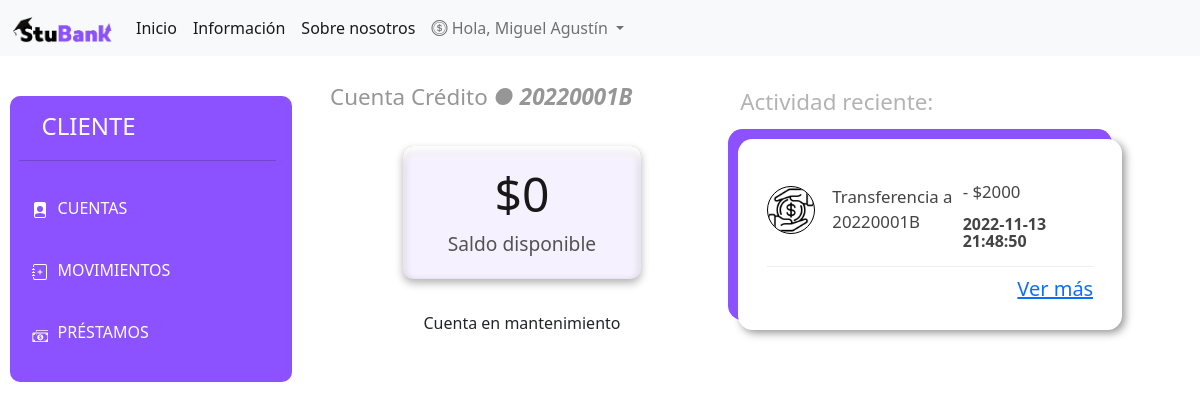
The page /cliente/cuenta.php?cl=20220001B (signed in) on the database its author committed.
### tables this page shows
CREATE TABLE `cuentas` (
  `id_cuenta` int(11) NOT NULL,
  `nCliente` varchar(9) NOT NULL,
  `cuenta` varchar(10) NOT NULL,
  `tipo` varchar(1) NOT NULL,
  `titulo` varchar(20) NOT NULL,
  `saldo` double NOT NULL DEFAULT 0
);

CREATE TABLE `transacciones` (
  `id_mov` int(11) NOT NULL,
  `cTramitador` varchar(9) NOT NULL,
  `solicitante` varchar(9) DEFAULT NULL,
  `cOrigen` varchar(20) NOT NULL,
  `cDestino` varchar(20) NOT NULL,
  `tipo` varchar(20) NOT NULL,
  `cantidad` double NOT NULL,
  `referencia` varchar(7) DEFAULT NULL,
  `motivo` varchar(20) DEFAULT NULL,
  `fecha` datetime NOT NULL DEFAULT current_timestamp()
);

### cliente/cuenta.php (the view, shortened to what this page needs)
<?php
    include('../view/conexion.php');
    $cl = $_REQUEST['cl'];
    $obtC = "SELECT * FROM cuentas WHERE cuenta = '$cl' LIMIT 1";
    $resC = $mysqli->query($obtC);
    $cue = $resC->fetch_all(MYSQLI_ASSOC);
    foreach ($cue as $cu) {
    }
    $nCuenta = $cu["cuenta"];
    $titulo = $cu["titulo"];
    $saldo = $cu["saldo"];
    $obtH = "SELECT * FROM transacciones WHERE cOrigen = '$cl' OR cDestino = '$cl' ORDER BY fecha DESC";
    $resultado = mysqli_query($mysqli,$obtH);
    $datos = $resultado->fetch_all(MYSQLI_ASSOC);
?>
<!DOCTYPE html>
<html lang="es">
<head>
    <link rel="stylesheet" href="../src/css/menu.css">
    <link rel="stylesheet" href="../src/css/ficha.css">
    <link href="https://cdn.jsdelivr.net/npm/bootstrap@5.2.0/dist/css/bootstrap.min.css" rel="stylesheet">
    <link rel="stylesheet" href="https://cdn.jsdelivr.net/npm/bootstrap-icons@1.9.1/font/bootstrap-icons.css">
</head>
<header>
    <?php include('../view/navbar.php'); ?>
</header>
<body>
    <div class="row">
        <?php include('menu.php');?>
        <div class="col-md-4" style="margin-left:1.5rem;">
            <div class="tit2">
                <p style="display:inline;">Cuenta <?=$titulo;?></p><p style="display:inline; font-style: italic; font-weight: bold;"> &#9679 <?=$nCuenta;?></p>
            </div>
            <div class="contBotones">
                <div class="tarjeta">
                <p class="saldoCN">$<?=$saldo?></p>
                <p class="saldoC">Saldo disponible</p>
                </div>
            </div>
            <?php if($titulo == "Crédito"){?>
                <div class="contBotones">
                    Cuenta en mantenimiento
                </div>
            <?php }?>
        </div>
        <div class="col-md-4">
            <div class="tit">
                <p>Actividad reciente:</p>
            </div>
            <div class="cont-purp2" style="margin-bottom: 3rem; align-items: center; align-content: center; align-self: center;">
                <u class="histoContainer">
                    <div class="row">
                            <?php foreach($datos as $dato):
                                $tipo=$dato['tipo'];?>
                                <?php if($tipo == 'Transferencia'){?>
                                    <li class="columnasC">
                                        <div class="histo-img">
                                            <img src="/src/transferencia.png">
                                        </div>
                                        <div class="col clases">
                                            <p><?=$dato['tipo']?> a <?=$dato['cDestino']?></p>
                                        </div>
                                        <div class="col clases2">
                                            <p>- $<?=$dato['cantidad']?></p>
                                            <p class="fechaD"><?=$dato['fecha']?></p>
                                        </div>
                                    </li>
                                <?php }?>
                            <?php endforeach ?>
                            <?php if ($datos != NULL){ ?>
                                <li class="columnasC2">
                                    <h5><a class="histBtn"href="/cliente/movimientos.php">Ver más</a></h5>
                                </li>
                            <?php }else{?>
                                <a class="histBtn1"href="/cliente/movimientos.php">Realiza tu primer movimiento aquí</a>
                            <?php } ?>
                        </u>
                    </div>
            </div>
        </div>
</body>
</html>

### src/css/ficha.css (style rules this page uses)
.tit { padding: 0.2em 0 0.2em 0; font-size: 1.4em; color: rgb(179, 179, 179); margin-left: 0.1em; }
.tit2 { padding: 0.2em 0 0.5em 0; font-size: 1.4em; color: #311270; display: inline; color: #969696; align-self: center; align-items: center; align-content: center; text-align: center; }
.cont-purp2 { width: 100%; height: auto; padding:1.2em; border-radius: 0.6em; border: 0.5em #8C52FF; box-shadow: -10px -10px #8c52ff, 3px 3px 8px #969696; color: rgb(68, 68, 68); font-size: 1.5em; }
.histoContainer { padding: auto; margin: auto; }
.columnasC { margin-top: 1rem; border-bottom: .0625em solid #eee; padding: 0; display:flow-root; height: auto 3.5em; width: 100%; }
.histo-img { float: left; width: 20%; margin-right: 0.5em; }
.histo-img img { margin: 0.1em 0.5em 0 0; background-position: center; top:50%; height: 100%; width: 100%; border-radius: 100px; border: 1px solid rgb(0, 0, 0); }
.clases { float:left; padding-left: 2em; line-height: 1.5em; font-size: 0.8em; width: 40%; }
.clases2 { float: right; overflow: auto; line-height: 1em; font-size: 0.8em; width: 40%; }
.histBtn { overflow: auto; float: right; }
.columnasC2 { margin-top: 10px; display:flow-root; height: auto; }
.fechaD { font-weight: bold; font-size: 1rem; }
.tarjeta { border: 0px solid black; border-radius: 10px; width: 62%; height: auto; margin: 2rem 0; margin-left: 19%; padding: 0.75rem 0 1.25rem 0; background-color: #f6f1ff; box-shadow: 0 4px 8px 0 rgba(0, 0, 0, 0.3), 0 8px 8px 0 white inset, 0 4px 8px 0 rgba(0, 0, 0, 0.3) inset; }
.saldoCN { text-align: center; font-size: 3rem; color: rgb(24, 24, 24); margin: 0; }
.saldoC { text-align: center; font-size: 1.2rem; color: rgb(83, 83, 83); margin: 0; }
.contBotones { text-align: center; }
@media screen and (max-width: 1500px) { .clases { padding-left: 0.33em; font-size: 0.7em; } }
@media screen and (max-width: 1500px) { .clases2 { font-size: 0.7em; } }
@media screen and (max-width: 1500px) { .histo-img { height:48px; width: 48px; } }

### rows shown on the page
cuentas: titulo "Crédito", cuenta "20220001B", saldo "0"
transacciones: tipo "Transferencia", cDestino "20220001B", cantidad "2000", fecha "2022-11-13 21:48:50"

### other values the page prints
$nombre "Miguel Agustín"
